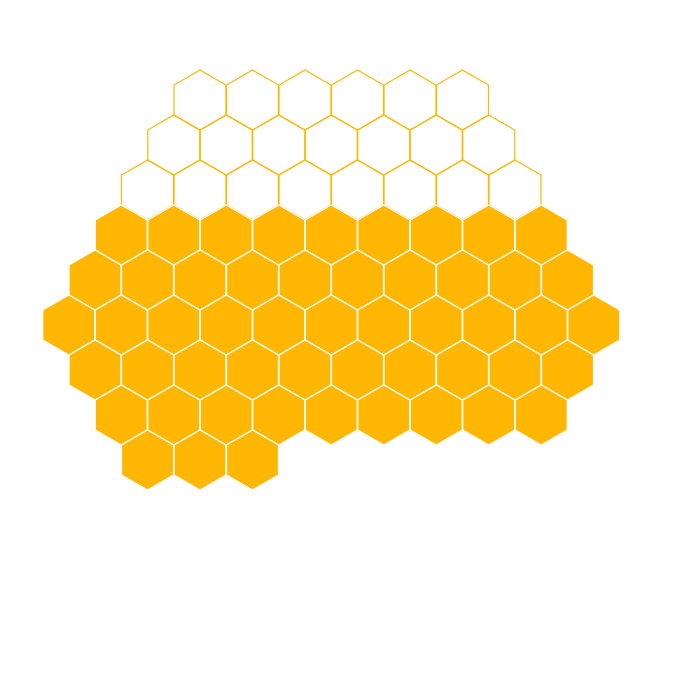
Frame 1 (no input)
Frame 60 (no input): identical to frame 1, image omitted
Frame 120 (the mouse pressed at the canvas centre since frame 60): identical to frame 1, image omitted

The p5.js sketch that drew this single still picture (run headless with seeded random() and noise() and a simulated clock; from frame 60 on, the mouse is pressed at the canvas centre):

// p5.js sketch
// ── sketch.js
// hexagon calc: https://docs.google.com/spreadsheets/d/1JPoY6mOUoYhVmDqM3YDWBoRvZnL7mOEo2uX9TRnXkj8/edit?usp=sharing

// declare data variables
let year_1920 = 21;
let year_2019 = 73;


// declare fixed variables
let diam = 30;
let total_hex = year_2019;
let diagonal = 11;
let first_row = 6;
let side = first_row;

// declare dependent variables
let radius = diam / 2;
let upper_half = side - 1;
let rows = upper_half + side;

function setup() {
  createCanvas(700, 700);
}

// draw
function draw() {
  background("#ffae5");
  noFill();
  strokeWeight(1.2);
  stroke("#ffb703");

  // start counters
  yellow = 0;
  counter = 0;
  row_cells = first_row;

  push();
  translate(200, 100);

  for (let j = 0; j < rows; j++) {
    for (let i = 0; i < row_cells; i++) {
      if (yellow >= year_1920) {
        stroke(255);
        fill("#ffb703");
      }
      yellow++;

      if (counter >= total_hex) {
        noStroke();
        noFill();
      }

      push();
      translate(-j * (radius + radius / 2 + radius / 4), 0);

      if (
        diagonal > i &&
        !(i < upper_half && j > upper_half && j - i > upper_half)
      ) {
        push();
        translate(i * 2 * diam - (i * radius) / 2, 3 * j * (diam / 2));
        polygon(0, 0, diam, 6);
        pop();

        counter++;
      }
      pop();
    }

    if (rows > j) {
      row_cells++;
    }
  }

  pop();
}

function polygon(x, y, radius, npoints) {
  let angle = TWO_PI / npoints;
  beginShape();
  for (let a = 0; a < TWO_PI; a += angle) {
    let sx = x + sin(a) * radius;
    let sy = y + cos(a) * radius;
    vertex(sx, sy);
  }
  endShape(CLOSE);
}
